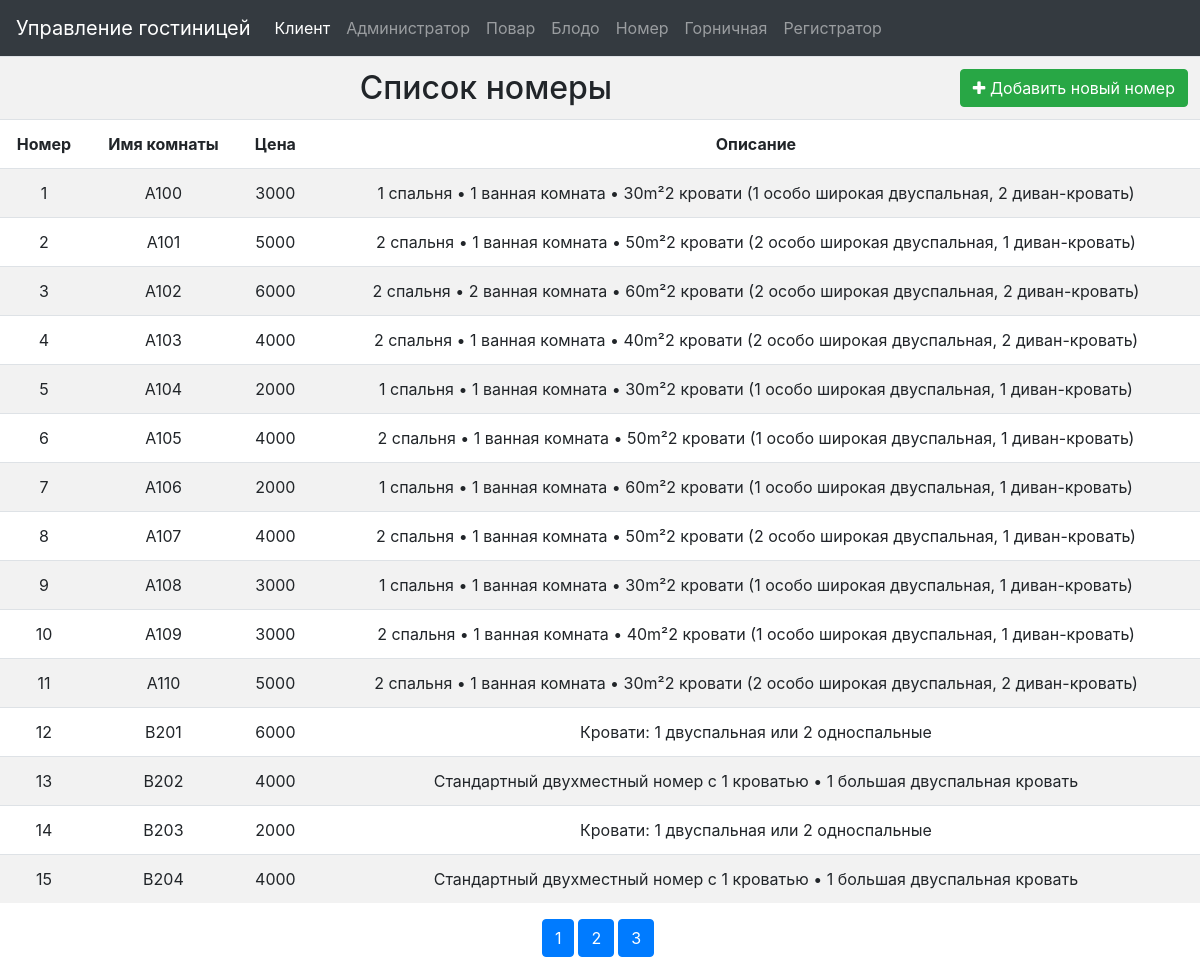
Screenshot of /room.php with the database file from the repository.
### tables this page shows
CREATE TABLE `rooms` (
  `room_id` int(11) NOT NULL,
  `room_name` varchar(20) NOT NULL,
  `room_price` int(11) NOT NULL,
  `room_description` varchar(255) NOT NULL
);

### room.php (the view, shortened to what this page needs)
<?php
include_once('connection.php');
$number_per_page = 15;
if (isset($_GET["page"])) {
    $page = $_GET["page"];
} else {
    $page = 1;
}
$start_from = ($page - 1) * $number_per_page;
$sql = "SELECT * FROM rooms limit $start_from, $number_per_page";
$result = $mysqli->query($sql);
?>
<!DOCTYPE html>
<html lang="en">
<head>
    <link rel="stylesheet" href="https://stackpath.bootstrapcdn.com/bootstrap/4.5.2/css/bootstrap.min.css">
    <link rel="stylesheet" href="https://maxcdn.bootstrapcdn.com/font-awesome/4.7.0/css/font-awesome.min.css">
</head>
<body>
<table class="table table-striped text-center">
    <tr>
        <th colspan="10">
            <h2 style="display: inline;">Список номеры</h2>
            <a href="AddRoom.php" class="btn btn-success pull-right"><i class="fa fa-plus"></i> Добавить новый  номер</a>
        </th>
    </tr>
    <t>
        <th>Номер</th>
        <th>Имя комнаты </th>
        <th>Цена</th>
        <th>Описание</th>
    </t>
    <?php
    foreach($result as $row)
    {
        ?>
        <tr>
            <td><?php echo $row['room_id'] ?></td>
            <td><?php echo $row['room_name'] ?></td>
            <td><?php echo $row['room_price'] ?></td>
            <td><?php echo $row['room_description'] ?></td>
        </tr>
        <?php
    }
    ?>
</table>
<p class="text-center">
    <?php
    $sql = "select * from rooms";
    $result= $mysqli->query($sql);
    $total_records = $result->num_rows;
    $total_pages=ceil($total_records/$number_per_page);
    for($i=1;$i<=$total_pages;$i++)
    {
        echo "<a class='btn btn-primary mr-1' role='button' href='room.php?page=".$i."'>".$i."</a>" ;
    }
    ?>
</p>
</body>
</html>

### rows the page displays
rooms: room_id "1", room_name "A100", room_price "3000", room_description "1 спальня • 1 ванная комната • 30m²2 кровати (1 особо широкая двуспальная, 2 диван-кровать)"
rooms: room_id "2", room_name "A101", room_price "5000", room_description "2 спальня • 1 ванная комната • 50m²2 кровати (2 особо широкая двуспальная, 1 диван-кровать)"
rooms: room_id "3", room_name "A102", room_price "6000", room_description "2 спальня • 2 ванная комната • 60m²2 кровати (2 особо широкая двуспальная, 2 диван-кровать)"
rooms: room_id "4", room_name "A103", room_price "4000", room_description "2 спальня • 1 ванная комната • 40m²2 кровати (2 особо широкая двуспальная, 2 диван-кровать)"
rooms: room_id "5", room_name "A104", room_price "2000", room_description "1 спальня • 1 ванная комната • 30m²2 кровати (1 особо широкая двуспальная, 1 диван-кровать)"
rooms: room_id "6", room_name "A105", room_price "4000", room_description "2 спальня • 1 ванная комната • 50m²2 кровати (1 особо широкая двуспальная, 1 диван-кровать)"
rooms: room_id "7", room_name "A106", room_price "2000", room_description "1 спальня • 1 ванная комната • 60m²2 кровати (1 особо широкая двуспальная, 1 диван-кровать)"
rooms: room_id "8", room_name "A107", room_price "4000", room_description "2 спальня • 1 ванная комната • 50m²2 кровати (2 особо широкая двуспальная, 1 диван-кровать)"
rooms: room_id "9", room_name "A108", room_price "3000", room_description "1 спальня • 1 ванная комната • 30m²2 кровати (1 особо широкая двуспальная, 1 диван-кровать)"
rooms: room_id "10", room_name "A109", room_price "3000", room_description "2 спальня • 1 ванная комната • 40m²2 кровати (1 особо широкая двуспальная, 1 диван-кровать)"
rooms: room_id "11", room_name "A110", room_price "5000", room_description "2 спальня • 1 ванная комната • 30m²2 кровати (2 особо широкая двуспальная, 2 диван-кровать)"
rooms: room_id "12", room_name "B201", room_price "6000", room_description "Кровати: 1 двуспальная или 2 односпальные"
rooms: room_id "13", room_name "B202", room_price "4000", room_description "Стандартный двухместный номер с 1 кроватью • 1 большая двуспальная кровать"
rooms: room_id "14", room_name "B203", room_price "2000", room_description "Кровати: 1 двуспальная или 2 односпальные"
rooms: room_id "15", room_name "B204", room_price "4000", room_description "Стандартный двухместный номер с 1 кроватью • 1 большая двуспальная кровать"
